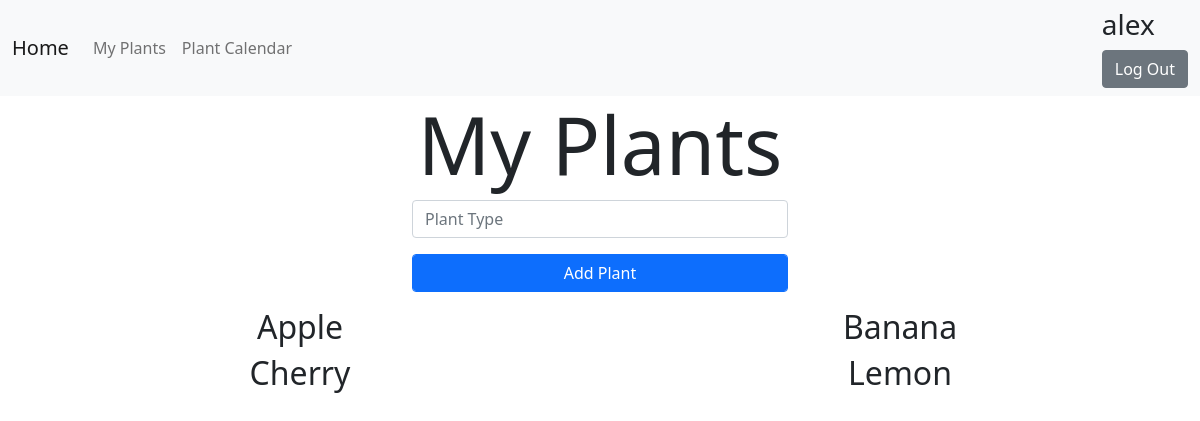
The page /plants (signed in) on the database as committed earlier.
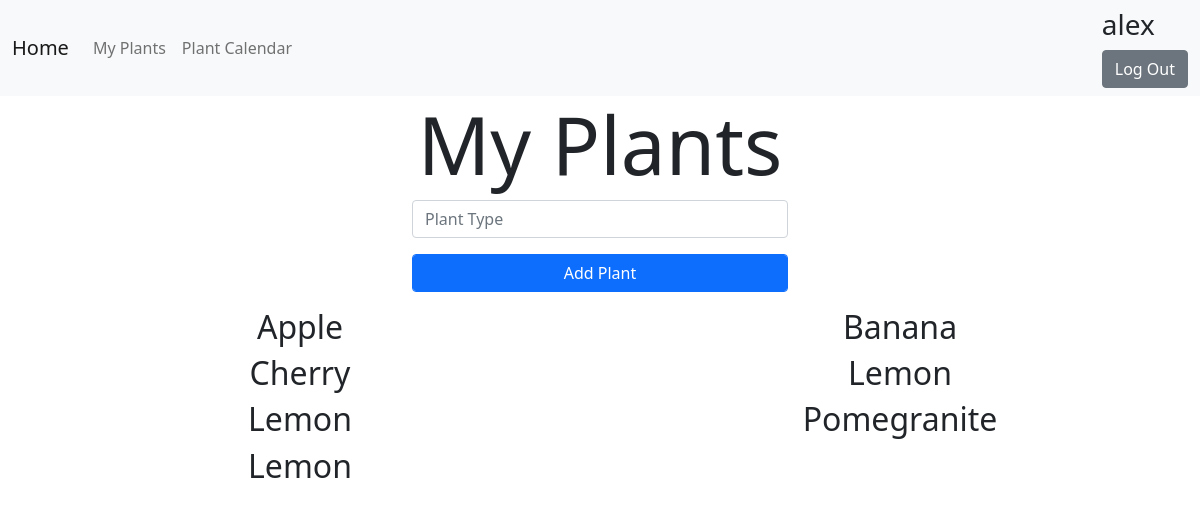
The same page on the database as committed later.
### tables this page shows
CREATE TABLE plants (
plantid INTEGER PRIMARY KEY AUTOINCREMENT,
name TEXT
);

### app.py (the view, shortened to what this page needs)
@app.route("/plants", methods=["GET", "POST"])
@login_required
def plants():
    if request.method == "GET":
        plants = []
        plantNames = []
        with connect("plantapp.db") as con: # Select plants that user is growing
            db = con.cursor()
            query = db.execute("SELECT plantid FROM plantgrowth WHERE username=?", [session["username"]])
            for row in query:
                plants.append(row[0])
            for plantid in plants:
                query = db.execute("SELECT name FROM plants WHERE plantid = ?", [plantid])
                plantNames.append(query.fetchall()[0][0])
            con.commit()
        return render_template("plants.html", plants=plantNames, username=session["username"])

### app.py (called while the page is built)
@app.after_request
def after_request(response):
    response.headers["Cache-Control"] = "no-cache, no-store, must-revalidate"
    response.headers["Expires"] = 0
    response.headers["Pragma"] = "no-cache"
    return response

### helpers.py (called while the page is built)
def connect(path):
    connection = None
    try:
        connection = sqlite3.connect(path)
        print("Connected to SQL")
    except Error as e:
        print(f"Error: {e}")
    return connection

def login_required(f):
    @wraps(f)
    def decorated_function(*args, **kwargs):
        if "username" not in session:
            return redirect("/")
        return f(*args, **kwargs)
    return decorated_function

### templates/plants.html (shortened to what this page needs)
{% extends "layout.html" %}
    {% block main %}
    <div class="container-fluid">
        <div class="row">
            <div class="col-sm">
            </div>
            <div class="col-sm">
                <h1 class="display-1 text-center">My Plants</h1>
            </div>
            <div class="col-sm">
            </div>
        </div>
        <div class="row">
            <div class="col-sm">
            </div>
            <div class="col-sm">
                <form class="form" id="popup" action="/plants" method="POST">
                    <div class="form-group-row">
                        <div class="mb-3 col-sm">
                            <input class="form-control" type="text" name="planttype" autocomplete="off" placeholder="Plant Type" id="plantsearch">
                        </div>
                        <div class="mb-3 col-sm">
                            <button class="btn btn-primary form-control" type="submit">Add Plant</button>
                       </div>
                    </div>
                </form>
            </div>
            <div class="col-sm">
            </div>
        </div>
        {% for i in range (0, plants|length, 2) %}
            <div class="row text-center">
                <div class="col-sm">
                    <h2>
                        {{plants[i]}}
                    </h2>
                </div>
                <div class="col-sm">
                    {% if plants|length > i+1 %}
                        <h2>
                            {{plants[i+1]}}
                        </h2>
                    {% endif %}
                </div>
            </div>
        {% endfor %}
    </div>
{% endblock %}}

### templates/layout.html (shortened to what this page needs)
<!DOCTYPE html>
<html lang="en">
<head>
    <link href="https://cdn.jsdelivr.net/npm/bootstrap@5.0.0-beta3/dist/css/bootstrap.min.css" rel="stylesheet">
</head>
<body>
    <nav class="navbar navbar-expand-lg navbar-light bg-light">
        <div class="container-fluid">
            <a class="navbar-brand" href="/">Home</a>
            <ul class="navbar-nav me-auto">
                <li class="nav-item">
                    <a class="nav-link" href="/plants">My Plants</a>
                </li>
                <li class="nav-item">
                    <a class="nav-link" href="calendar">Plant Calendar</a>
                </li>
            </ul>
            <div id="navuser">
            </div>
        </div>
    </nav>
    <div>
        {% block main %}
        {% endblock %}
    </div>
</body>
</html>

Rows that differ between the two databases and show on the page:
added plants: name "Pomegranite"
Other text that changed with them:
new list line: "Lemon"
